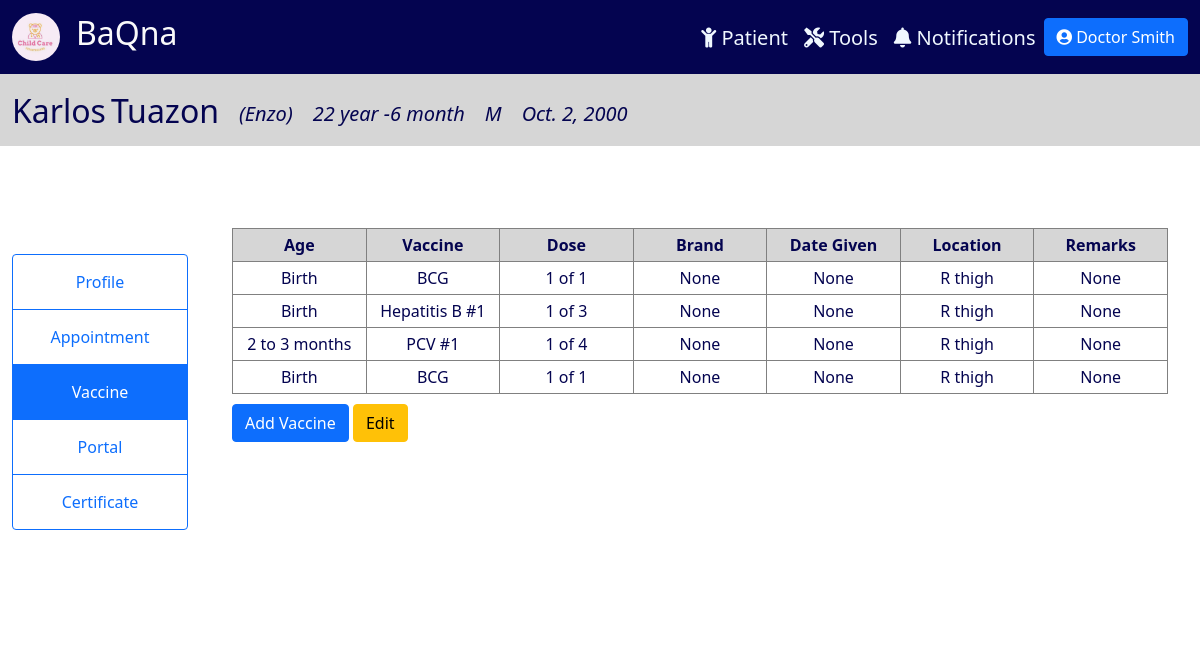
/vaccine/2 (signed in), run on the app's committed database.
### tracker/models.py (models this page shows, shortened)
class Physician(models.Model):
    CAN_REG = (
        ('Yes', 'Yes'),
        ('No', 'No'),
    )
    user = models.OneToOneField(User, null=True, on_delete=models.CASCADE)
    prefix = models.CharField(max_length=100, null=True, blank=True)
    last_name = models.CharField(max_length=100, null=True)
    first_name = models.CharField(max_length=100, null=True)
    title = models.CharField(max_length=100, null=True, blank=True)
    date_start = models.DateField(null=True, blank=True)
    date_end = models.DateField(null=True, blank=True)
    cell_no = PhoneNumberField(null=True, blank=True)
    doc_type = models.CharField(max_length=100, null=True)
    can_reg = models.CharField(max_length=100, null=True, blank=True, choices=CAN_REG)
    def __str__(self):
        return self.doc_type + " " + self.last_name

class Patient(models.Model):
    SEX = (
        ('M', 'Male'),
        ('F', 'Female'),
    )
    last_name = models.CharField(max_length=100, null=True)
    first_name = models.CharField(max_length=100, null=True)
    middle_name = models.CharField(max_length=100, null=True, blank=True)
    suffix = models.CharField(max_length=2, null=True, blank=True)
    nick_name = models.CharField(max_length=100, null=True, blank=True)
    sex = models.CharField(max_length=1, null=True, choices=SEX)
    birthdate = models.DateField(null=True)
    age = models.CharField(max_length=100, null=True, blank=True)
    attending_doctor = models.ForeignKey(Physician, related_name="docpatient", on_delete=models.CASCADE, null=True)
    cert_date = models.DateField(null=True, blank=True)
    cell_no = PhoneNumberField(null=True, blank=True, validators=[MaxLengthValidator(13)])
    landline = models.CharField(max_length=100, null=True, blank=True)
    email = models.EmailField(max_length=254, null=True, blank=True)
    house_no = models.CharField(max_length=100, null=True, blank=True)
    barangay = models.CharField(max_length=100, null=True, blank=True)
    city = models.CharField(max_length=100, null=True, blank=True)
    region = models.CharField(max_length=100, null=True, blank=True)
    zip = models.IntegerField(null=True, blank=True)
    mfname = models.CharField(max_length=100, null=True, blank=True)
    mlname = models.CharField(max_length=100, null=True, blank=True)
    mcontact = PhoneNumberField(null=True, blank=True)
    memail = models.EmailField(max_length=254, null=True, blank=True)
    ffname = models.CharField(max_length=100, null=True, blank=True)
    flname = models.CharField(max_length=100, null=True, blank=True)
    fcontact = PhoneNumberField(null=True, blank=True)
    femail = models.EmailField(max_length=254, null=True, blank=True)
    c1full_name = models.CharField(max_length=100, null=True, blank=True)
    relation1 = models.CharField(max_length=100, null=True, blank=True)
    c1contact = PhoneNumberField(null=True, blank=True)
    c2full_name = models.CharField(max_length=100, null=True, blank=True)
    relation2 = models.CharField(max_length=100, null=True, blank=True)
    c2contact = PhoneNumberField(null=True, blank=True)
    def __str__(self):
        return "{}, {}".format(self.last_name, self.first_name)

class PatientVaccine(models.Model):
    patient = models.ForeignKey(Patient, null=True, on_delete=models.CASCADE)
    vaccine = models.ForeignKey(Vaccine, null=True, on_delete=models.CASCADE)

class Vaccine(models.Model):
    LOCATION = (
        ('R thigh', 'R thigh'), ('L thigh', 'L thigh'), ('R arm ', 'R arm'),
        ('L arm', 'L arm'), ('R buttocks', 'R buttocks'), ('L buttocks', 'L buttocks'),
    )
    age = models.CharField(max_length=50, null=True)
    name = models.CharField(max_length=50, null=True)
    dose = models.CharField(max_length=50, null=True)
    brand = models.CharField(max_length=50, null=True, blank=True)
    date = models.DateField(null=True, blank=True)
    location = models.CharField(max_length=50, null=True, blank=True, choices=LOCATION)
    remarks = models.CharField(max_length=50, null=True, blank=True)
    def __str__(self):
        return "{}".format(self.name)

### tracker/views.py (the view)
# urls.py: path('vaccine/<str:pk>', views.vaccine, name="vaccine"),
@login_required(login_url='login')
def vaccine(request, pk):
    patient = Patient.objects.get(id=pk)
    vaccines = PatientVaccine.objects.filter(patient=patient)
    vaccine_form = PatientVaccineForm(request.POST or None, initial={'patient': patient})
    if vaccine_form.is_valid():
        vaccine_form.save()
        messages.success(request, 'Vaccine has been added to {}'.format(patient))
        return redirect('/vaccine/' + pk)
    else:
        messages.error(request, vaccine_form.errors)
    curr_date = datetime.date.today()
    months = curr_date.month - patient.birthdate.month
    years = curr_date.year - patient.birthdate.year
    age = "{} year {} month".format(years, months)
    data = {
        'patient': patient,
        'vaccines': vaccines,
        'vaccine_form': vaccine_form,
        'age': age,
    }
    return render(request, 'tracker/vaccine.html', data)

### tracker/templatetags/auth_extras.py (called while the page is built)
@register.filter(name='has_group')
def has_group(user, group_name):
    group = Group.objects.get(name=group_name)
    return True if group in user.groups.all() else False

### tracker/templates/tracker/vaccine.html (shortened to what this page needs)
{% include 'tracker/info_header.html' %}
{% block content %}
{% load auth_extras %}
<div class="container-fluid" style="padding:1%; ">
    <div class="row">
        <div class="col-lg-2" style="background-color: rgb(255, 255, 255);display: flex; justify-content: center; align-items: center; padding-top: 8%; padding-bottom: 8%;">
            <div class="btn-group-vertical" style="display: block;">
              <a class="btn btn-outline-primary" href="{% url 'patient' patient.id %}">Profile</a>
              <a class="btn btn-outline-primary" href="{% url 'appointment' patient.id %}">Appointment</a>
              <a class="btn btn-outline-primary active" href="#">Vaccine</a>
              {% if request.user|has_group:"Doctor" or request.user|has_group:"Admin" %}
              <a class="btn btn-outline-primary" href="{% url 'portal' patient.id %}">Portal</a>
              {% endif %}
              <a class="btn btn-outline-primary" href="{% url 'certificate' patient.id %}">Certificate</a>
            </div>
        </div>
        <div class="col-lg-10" style="background-color: white; padding-top: 0%; padding-bottom: 0%;">
            <div class="vaccine-table">
              <table class="table-bordered align-middle table-sm" style="width: 100%;">
                    <thead class="thead-warning" style="background-color: rgb(214, 214, 214);">
                        <tr>
                            <td><b>Age</b></td>
                            <td><b>Vaccine</b></td>
                            <td><b>Dose</b></td>
                            <td><b>Brand</b></td>
                            <td><b>Date Given</b></td>
                            <td><b>Location</b></td>
                            <td><b>Remarks</b></td>
                        </tr>
                    </thead>
                    <tbody>
                        {% for vaccine in vaccines %}
                        <tr>
                            <td>{{vaccine.vaccine.age}}</td>
                            <td>{{vaccine.vaccine.name}}</td>
                            <td>{{vaccine.vaccine.dose}}</td>
                            <td>{{vaccine.vaccine.brand}}</td>
                            <td>{{vaccine.vaccine.date}}</td>
                            <td>{{vaccine.vaccine.location}}</td>
                            <td>{{vaccine.vaccine.remarks}}</td>
                        </tr>
                        {%  endfor %}
                    </tbody>
              </table>
              {% if request.user|has_group:"Doctor" or request.user|has_group:"Admin" %}
              <button class="btn btn-primary" data-bs-toggle="modal" data-bs-target="#vaccine" style="margin-top: 1%;">
                Add Vaccine
              </button>
              <a class="btn btn-warning" href="{% url 'editVaccine' patient.id %}">Edit</a>
              {% endif %}
            </div>
        </div>
    </div>
</div>
{% endblock content %}

### tracker/templates/tracker/info_header.html
{% extends 'tracker/main.html' %}
{% block content %}
<nav class="navbar navbar-expand-xl" style="background-color: rgb(214, 214, 214);">
    <div class="container-fluid">
      <div class="collapse navbar-collapse me-auto" id="navbarTogglerDemo02">
        <div style="margin-right: auto; margin-top: 10px;">
          <ul class="navbar-nav me-auto mb-2 mb-lg-0 navbar-custom">
            <li class="nav-item" style="margin-right: 5px">
              <h2>{{patient.first_name}}</h2>
            </li>
            <li class="nav-item" style="margin-right: 20px">
              <h2>{{patient.last_name}}</h2>
            </li>
            <li class="nav-item" style="margin-right: 20px">
              <i><h5 style="margin-top: 10px;">({{patient.nick_name}})</h5></i>
            </li>
            <li class="nav-item" style="margin-right: 20px">
              <i><h5 style="margin-top:10px;">{{age}}</h5></i>
            </li>
            <li class="nav-item" style="margin-right: 20px">
              <i><h5 style="margin-top:10px;">{{patient.sex}}</h5></i>
            </li>
            <li class="nav-item" style="margin-right: 20px">
              <i><h5 style="margin-top:10px;">{{patient.birthdate}}</h5></i>
            </li>
          </ul>
        </div>
      </div>
    </div>
</nav>
{% endblock content %}

### tracker/templates/tracker/main.html (shortened to what this page needs)
{% load static %} {% load auth_extras %}
<!DOCTYPE html>
<html lang="en">
<head>
    <link href="https://cdn.jsdelivr.net/npm/bootstrap@5.1.3/dist/css/bootstrap.min.css" rel="stylesheet">
    <link rel="stylesheet" href="https://cdnjs.cloudflare.com/ajax/libs/font-awesome/5.15.3/css/all.min.css" />
</head>
<body>
  <nav class="navbar navbar-expand-xl" style="background-color: rgb(4, 4, 80);color: white;">
    <div class="container-fluid">
      {% if request.user|has_group:'Patient User' %}
        <a href="{% url 'homePatient' %}" class="navbar-brand">
          <div class="logo-image">
            <img src="{% static 'images/logo.jpg' %}" class="img-fluid">
          </div>
        </a>
        <a href="{% url 'homePatient' %}"><h2 style="float: left; color: #FAFAFA;">BaQna</h2></a>
      {% else %}
        <a href="{% url 'home' %}" class="navbar-brand">
          <div class="logo-image">
            <img src="{% static 'images/logo.jpg' %}" class="img-fluid">
          </div>
        </a>
        <a href="{% url 'home' %}"><h2 style="float: left; color: #FAFAFA;">BaQna</h2></a>
      {% endif %}
      <div class="collapse navbar-collapse me-auto" id="navbarTogglerDemo02">
        <div style="margin-left: auto;margin-top: 10px;">
          <ul class="navbar-nav me-auto mb-2 mb-lg-0 navbar-custom">
            {% if request.user|has_group:"Doctor" or request.user|has_group:"Admin" %}
            <li class="nav-item" style="margin-left: 15rem;">
              <a class="nav-link" href="{% url 'home' %}"><h5><i class="fas fa-child"></i> Patient</h5></a>
            </li>
            <li class="nav-item">
              <a class="nav-link" href="{% url 'report' %}"><h5><i class="fas fa-tools"></i> Tools</h5></a>
            </li>
            <li class="nav-item">
              <a class="nav-link" href="{% url 'notifs' %}"><h5><i class="fas fa-bell"></i> Notifications</h5></a>
            </li>
            {% endif %}
            <li class="nav-item">
              <div class="dropdown">
                <button class="btn btn-primary" type="button" id="dropdownMenuButton1" data-bs-toggle="dropdown" aria-expanded="false">
                  <i class="fas fa-user-circle"></i>
                  {% if request.user|has_group:'Doctor' %}
                    {{request.user.physician}}
                  {% elif request.user|has_group:'Patient User' %}
                    {{request.user.patientuser}}
                  {% else %}
                    {{request.user}}
                  {% endif %}
                </button>
              </div>
            </li>
          </ul>
        </div>
      </div>
    </div>
  </nav>
  {% block content %}
  {% endblock %}
</body>
</html>

### tracker/templates/tracker/main.html (style rules this page uses)
body { color:rgb(4, 4, 80); }
.navbar-custom a { color: aliceblue; }
.logo-image { width: 48px; height: 48px; border-radius: 50%; overflow: hidden; }
.btn-group-vertical a { padding: 15px; }
.vaccine-table { padding: 20px; margin: 50px auto; }
.vaccine-table td { width:11%; text-align: center; }
.vaccine-table a { margin-top: 1%; }

### data on the page
Patient: first_name "Karlos", last_name "Tuazon", nick_name "Enzo", sex "M", birthdate "Oct. 2, 2000"
PatientVaccine: vaccine.age "Birth", vaccine.name "BCG", vaccine.dose "1 of 1", vaccine.brand "None", vaccine "None", vaccine.location "R thigh", vaccine.remarks "None"
PatientVaccine: vaccine.age "Birth", vaccine.name "Hepatitis B #1", vaccine.dose "1 of 3", vaccine.brand "None", vaccine "None", vaccine.location "R thigh", vaccine.remarks "None"
PatientVaccine: vaccine.age "2 to 3 months", vaccine.name "PCV #1", vaccine.dose "1 of 4", vaccine.brand "None", vaccine "None", vaccine.location "R thigh", vaccine.remarks "None"
PatientVaccine: vaccine.age "Birth", vaccine.name "BCG", vaccine.dose "1 of 1", vaccine.brand "None", vaccine "None", vaccine.location "R thigh", vaccine.remarks "None"

### other printed values
{{ request.user.physician }} "Doctor Smith"
